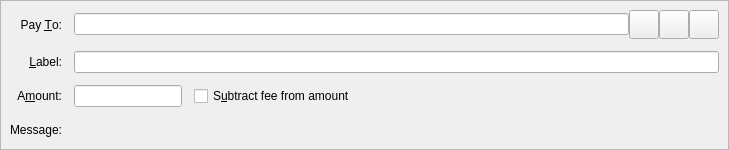
<?xml version="1.0" encoding="UTF-8"?>
<ui version="4.0">
 <class>SendCoinsEntry</class>
 <widget class="QStackedWidget" name="SendCoinsEntry">
  <property name="geometry">
   <rect>
    <x>0</x>
    <y>0</y>
    <width>729</width>
    <height>150</height>
   </rect>
  </property>
  <property name="focusPolicy">
   <enum>Qt::TabFocus</enum>
  </property>
  <property name="autoFillBackground">
   <bool>false</bool>
  </property>
  <widget class="QFrame" name="SendCoins">
   <property name="toolTip">
    <string>This is a normal payment.</string>
   </property>
   <property name="frameShape">
    <enum>QFrame::StyledPanel</enum>
   </property>
   <property name="frameShadow">
    <enum>QFrame::Sunken</enum>
   </property>
   <layout class="QGridLayout" name="gridLayout">
    <property name="spacing">
     <number>12</number>
    </property>
    <item row="0" column="0">
     <widget class="QLabel" name="payToLabel">
      <property name="text">
       <string>Pay &amp;To:</string>
      </property>
      <property name="alignment">
       <set>Qt::AlignRight|Qt::AlignTrailing|Qt::AlignVCenter</set>
      </property>
      <property name="buddy">
       <cstring>payTo</cstring>
      </property>
     </widget>
    </item>
    <item row="0" column="1">
     <layout class="QHBoxLayout" name="payToLayout">
      <property name="spacing">
       <number>0</number>
      </property>
      <item>
       <widget class="QValidatedLineEdit" name="payTo">
        <property name="toolTip">
         <string>The Freecoin address to send the payment to</string>
        </property>
       </widget>
      </item>
      <item>
       <widget class="QToolButton" name="addressBookButton">
        <property name="toolTip">
         <string>Choose previously used address</string>
        </property>
        <property name="text">
         <string/>
        </property>
        <property name="icon">
         <iconset resource="../freecoin.qrc">
          <normaloff>:/icons/address-book</normaloff>:/icons/address-book</iconset>
        </property>
        <property name="iconSize">
         <size>
          <width>22</width>
          <height>22</height>
         </size>
        </property>
        <property name="shortcut">
         <string>Alt+A</string>
        </property>
       </widget>
      </item>
      <item>
       <widget class="QToolButton" name="pasteButton">
        <property name="toolTip">
         <string>Paste address from clipboard</string>
        </property>
        <property name="text">
         <string/>
        </property>
        <property name="icon">
         <iconset resource="../freecoin.qrc">
          <normaloff>:/icons/editpaste</normaloff>:/icons/editpaste</iconset>
        </property>
        <property name="iconSize">
         <size>
          <width>22</width>
          <height>22</height>
         </size>
        </property>
        <property name="shortcut">
         <string>Alt+P</string>
        </property>
       </widget>
      </item>
      <item>
       <widget class="QToolButton" name="deleteButton">
        <property name="toolTip">
         <string>Remove this entry</string>
        </property>
        <property name="text">
         <string/>
        </property>
        <property name="icon">
         <iconset resource="../freecoin.qrc">
          <normaloff>:/icons/remove</normaloff>:/icons/remove</iconset>
        </property>
        <property name="iconSize">
         <size>
          <width>22</width>
          <height>22</height>
         </size>
        </property>
       </widget>
      </item>
     </layout>
    </item>
    <item row="1" column="0">
     <widget class="QLabel" name="labellLabel">
      <property name="text">
       <string>&amp;Label:</string>
      </property>
      <property name="alignment">
       <set>Qt::AlignRight|Qt::AlignTrailing|Qt::AlignVCenter</set>
      </property>
      <property name="buddy">
       <cstring>addAsLabel</cstring>
      </property>
     </widget>
    </item>
    <item row="1" column="1">
     <widget class="QLineEdit" name="addAsLabel">
      <property name="toolTip">
       <string>Enter a label for this address to add it to the list of used addresses</string>
      </property>
     </widget>
    </item>
    <item row="2" column="0">
     <widget class="QLabel" name="amountLabel">
      <property name="text">
       <string>A&amp;mount:</string>
      </property>
      <property name="alignment">
       <set>Qt::AlignRight|Qt::AlignTrailing|Qt::AlignVCenter</set>
      </property>
      <property name="buddy">
       <cstring>payAmount</cstring>
      </property>
     </widget>
    </item>
    <item row="2" column="1">
     <layout class="QHBoxLayout" name="horizontalLayoutAmount" stretch="0,1">
      <item>
       <widget class="FreecoinAmountField" name="payAmount"/>
      </item>
      <item>
       <widget class="QCheckBox" name="checkboxSubtractFeeFromAmount">
        <property name="toolTip">
         <string>The fee will be deducted from the amount being sent. The recipient will receive less freecoins than you enter in the amount field. If multiple recipients are selected, the fee is split equally.</string>
        </property>
        <property name="text">
         <string>S&amp;ubtract fee from amount</string>
        </property>
       </widget>
      </item>
     </layout>
    </item>
    <item row="3" column="0">
     <widget class="QLabel" name="messageLabel">
      <property name="text">
       <string>Message:</string>
      </property>
      <property name="alignment">
       <set>Qt::AlignRight|Qt::AlignTrailing|Qt::AlignVCenter</set>
      </property>
     </widget>
    </item>
    <item row="3" column="1">
     <widget class="QLabel" name="messageTextLabel">
      <property name="toolTip">
       <string>A message that was attached to the freecoin: URI which will be stored with the transaction for your reference. Note: This message will not be sent over the Freecoin network.</string>
      </property>
      <property name="textFormat">
       <enum>Qt::PlainText</enum>
      </property>
     </widget>
    </item>
   </layout>
  </widget>
  <widget class="QFrame" name="SendCoins_InsecurePaymentRequest">
   <property name="palette">
    <palette>
     <active>
      <colorrole role="WindowText">
       <brush brushstyle="SolidPattern">
        <color alpha="255">
         <red>0</red>
         <green>0</green>
         <blue>0</blue>
        </color>
       </brush>
      </colorrole>
      <colorrole role="Button">
       <brush brushstyle="SolidPattern">
        <color alpha="255">
         <red>255</red>
         <green>255</green>
         <blue>127</blue>
        </color>
       </brush>
      </colorrole>
      <colorrole role="Light">
       <brush brushstyle="SolidPattern">
        <color alpha="255">
         <red>255</red>
         <green>255</green>
         <blue>255</blue>
        </color>
       </brush>
      </colorrole>
      <colorrole role="Midlight">
       <brush brushstyle="SolidPattern">
        <color alpha="255">
         <red>255</red>
         <green>255</green>
         <blue>191</blue>
        </color>
       </brush>
      </colorrole>
      <colorrole role="Dark">
       <brush brushstyle="SolidPattern">
        <color alpha="255">
         <red>127</red>
         <green>127</green>
         <blue>63</blue>
        </color>
       </brush>
      </colorrole>
      <colorrole role="Mid">
       <brush brushstyle="SolidPattern">
        <color alpha="255">
         <red>170</red>
         <green>170</green>
         <blue>84</blue>
        </color>
       </brush>
      </colorrole>
      <colorrole role="Text">
       <brush brushstyle="SolidPattern">
        <color alpha="255">
         <red>0</red>
         <green>0</green>
         <blue>0</blue>
        </color>
       </brush>
      </colorrole>
      <colorrole role="BrightText">
       <brush brushstyle="SolidPattern">
        <color alpha="255">
         <red>255</red>
         <green>255</green>
         <blue>255</blue>
        </color>
       </brush>
      </colorrole>
      <colorrole role="ButtonText">
       <brush brushstyle="SolidPattern">
        <color alpha="255">
         <red>0</red>
         <green>0</green>
         <blue>0</blue>
        </color>
       </brush>
      </colorrole>
      <colorrole role="Base">
       <brush brushstyle="SolidPattern">
        <color alpha="255">
         <red>255</red>
         <green>255</green>
         <blue>255</blue>
        </color>
       </brush>
      </colorrole>
      <colorrole role="Window">
       <brush brushstyle="SolidPattern">
        <color alpha="255">
         <red>255</red>
         <green>255</green>
         <blue>127</blue>
        </color>
       </brush>
      </colorrole>
      <colorrole role="Shadow">
       <brush brushstyle="SolidPattern">
        <color alpha="255">
         <red>0</red>
         <green>0</green>
         <blue>0</blue>
        </color>
       </brush>
      </colorrole>
      <colorrole role="AlternateBase">
       <brush brushstyle="SolidPattern">
        <color alpha="255">
         <red>255</red>
         <green>255</green>
         <blue>191</blue>
        </color>
       </brush>
      </colorrole>
      <colorrole role="ToolTipBase">
       <brush brushstyle="SolidPattern">
        <color alpha="255">
         <red>255</red>
         <green>255</green>
         <blue>220</blue>
        </color>
       </brush>
      </colorrole>
      <colorrole role="ToolTipText">
       <brush brushstyle="SolidPattern">
        <color alpha="255">
         <red>0</red>
         <green>0</green>
         <blue>0</blue>
        </color>
       </brush>
      </colorrole>
     </active>
     <inactive>
      <colorrole role="WindowText">
       <brush brushstyle="SolidPattern">
        <color alpha="255">
         <red>0</red>
         <green>0</green>
         <blue>0</blue>
        </color>
       </brush>
      </colorrole>
      <colorrole role="Button">
       <brush brushstyle="SolidPattern">
        <color alpha="255">
         <red>255</red>
         <green>255</green>
         <blue>127</blue>
        </color>
       </brush>
      </colorrole>
      <colorrole role="Light">
       <brush brushstyle="SolidPattern">
        <color alpha="255">
         <red>255</red>
         <green>255</green>
         <blue>255</blue>
        </color>
       </brush>
      </colorrole>
      <colorrole role="Midlight">
       <brush brushstyle="SolidPattern">
        <color alpha="255">
         <red>255</red>
         <green>255</green>
         <blue>191</blue>
        </color>
       </brush>
      </colorrole>
      <colorrole role="Dark">
       <brush brushstyle="SolidPattern">
        <color alpha="255">
         <red>127</red>
         <green>127</green>
         <blue>63</blue>
        </color>
       </brush>
      </colorrole>
      <colorrole role="Mid">
       <brush brushstyle="SolidPattern">
        <color alpha="255">
         <red>170</red>
         <green>170</green>
         <blue>84</blue>
        </color>
       </brush>
      </colorrole>
      <colorrole role="Text">
       <brush brushstyle="SolidPattern">
        <color alpha="255">
         <red>0</red>
         <green>0</green>
         <blue>0</blue>
        </color>
       </brush>
      </colorrole>
      <colorrole role="BrightText">
       <brush brushstyle="SolidPattern">
        <color alpha="255">
         <red>255</red>
         <green>255</green>
         <blue>255</blue>
        </color>
       </brush>
      </colorrole>
      <colorrole role="ButtonText">
       <brush brushstyle="SolidPattern">
        <color alpha="255">
         <red>0</red>
         <green>0</green>
         <blue>0</blue>
        </color>
       </brush>
      </colorrole>
      <colorrole role="Base">
       <brush brushstyle="SolidPattern">
        <color alpha="255">
         <red>255</red>
         <green>255</green>
         <blue>255</blue>
        </color>
       </brush>
      </colorrole>
      <colorrole role="Window">
       <brush brushstyle="SolidPattern">
        <color alpha="255">
         <red>255</red>
         <green>255</green>
         <blue>127</blue>
        </color>
       </brush>
      </colorrole>
      <colorrole role="Shadow">
       <brush brushstyle="SolidPattern">
        <color alpha="255">
         <red>0</red>
         <green>0</green>
         <blue>0</blue>
        </color>
       </brush>
      </colorrole>
      <colorrole role="AlternateBase">
       <brush brushstyle="SolidPattern">
        <color alpha="255">
         <red>255</red>
         <green>255</green>
         <blue>191</blue>
        </color>
       </brush>
      </colorrole>
      <colorrole role="ToolTipBase">
       <brush brushstyle="SolidPattern">
        <color alpha="255">
         <red>255</red>
         <green>255</green>
         <blue>220</blue>
        </color>
       </brush>
      </colorrole>
      <colorrole role="ToolTipText">
       <brush brushstyle="SolidPattern">
        <color alpha="255">
         <red>0</red>
         <green>0</green>
         <blue>0</blue>
        </color>
       </brush>
      </colorrole>
     </inactive>
     <disabled>
      <colorrole role="WindowText">
       <brush brushstyle="SolidPattern">
        <color alpha="255">
         <red>127</red>
         <green>127</green>
         <blue>63</blue>
        </color>
       </brush>
      </colorrole>
      <colorrole role="Button">
       <brush brushstyle="SolidPattern">
        <color alpha="255">
         <red>255</red>
         <green>255</green>
         <blue>127</blue>
        </color>
       </brush>
      </colorrole>
      <colorrole role="Light">
       <brush brushstyle="SolidPattern">
        <color alpha="255">
         <red>255</red>
         <green>255</green>
         <blue>255</blue>
        </color>
       </brush>
      </colorrole>
      <colorrole role="Midlight">
       <brush brushstyle="SolidPattern">
        <color alpha="255">
         <red>255</red>
         <green>255</green>
         <blue>191</blue>
        </color>
       </brush>
      </colorrole>
      <colorrole role="Dark">
       <brush brushstyle="SolidPattern">
        <color alpha="255">
         <red>127</red>
         <green>127</green>
         <blue>63</blue>
        </color>
       </brush>
      </colorrole>
      <colorrole role="Mid">
       <brush brushstyle="SolidPattern">
        <color alpha="255">
         <red>170</red>
         <green>170</green>
         <blue>84</blue>
        </color>
       </brush>
      </colorrole>
      <colorrole role="Text">
       <brush brushstyle="SolidPattern">
        <color alpha="255">
         <red>127</red>
         <green>127</green>
         <blue>63</blue>
        </color>
       </brush>
      </colorrole>
      <colorrole role="BrightText">
       <brush brushstyle="SolidPattern">
        <color alpha="255">
         <red>255</red>
         <green>255</green>
         <blue>255</blue>
        </color>
       </brush>
      </colorrole>
      <colorrole role="ButtonText">
       <brush brushstyle="SolidPattern">
        <color alpha="255">
         <red>127</red>
         <green>127</green>
         <blue>63</blue>
        </color>
       </brush>
      </colorrole>
      <colorrole role="Base">
       <brush brushstyle="SolidPattern">
        <color alpha="255">
         <red>255</red>
         <green>255</green>
         <blue>127</blue>
        </color>
       </brush>
      </colorrole>
      <colorrole role="Window">
       <brush brushstyle="SolidPattern">
        <color alpha="255">
         <red>255</red>
         <green>255</green>
         <blue>127</blue>
        </color>
       </brush>
      </colorrole>
      <colorrole role="Shadow">
       <brush brushstyle="SolidPattern">
        <color alpha="255">
         <red>0</red>
         <green>0</green>
         <blue>0</blue>
        </color>
       </brush>
      </colorrole>
      <colorrole role="AlternateBase">
       <brush brushstyle="SolidPattern">
        <color alpha="255">
         <red>255</red>
         <green>255</green>
         <blue>127</blue>
        </color>
       </brush>
      </colorrole>
      <colorrole role="ToolTipBase">
       <brush brushstyle="SolidPattern">
        <color alpha="255">
         <red>255</red>
         <green>255</green>
         <blue>220</blue>
        </color>
       </brush>
      </colorrole>
      <colorrole role="ToolTipText">
       <brush brushstyle="SolidPattern">
        <color alpha="255">
         <red>0</red>
         <green>0</green>
         <blue>0</blue>
        </color>
       </brush>
      </colorrole>
     </disabled>
    </palette>
   </property>
   <property name="toolTip">
    <string>This is an unverified payment request.</string>
   </property>
   <property name="autoFillBackground">
    <bool>true</bool>
   </property>
   <property name="frameShape">
    <enum>QFrame::StyledPanel</enum>
   </property>
   <property name="frameShadow">
    <enum>QFrame::Sunken</enum>
   </property>
   <layout class="QGridLayout" name="gridLayout_is">
    <property name="spacing">
     <number>12</number>
    </property>
    <item row="0" column="0">
     <widget class="QLabel" name="payToLabel_is">
      <property name="text">
       <string>Pay To:</string>
      </property>
      <property name="alignment">
       <set>Qt::AlignRight|Qt::AlignTrailing|Qt::AlignVCenter</set>
      </property>
     </widget>
    </item>
    <item row="0" column="1">
     <layout class="QHBoxLayout" name="payToLayout_is">
      <property name="spacing">
       <number>0</number>
      </property>
      <item>
       <widget class="QLabel" name="payTo_is"/>
      </item>
      <item>
       <widget class="QToolButton" name="deleteButton_is">
        <property name="toolTip">
         <string>Remove this entry</string>
        </property>
        <property name="text">
         <string/>
        </property>
        <property name="icon">
         <iconset resource="../freecoin.qrc">
          <normaloff>:/icons/remove</normaloff>:/icons/remove</iconset>
        </property>
       </widget>
      </item>
     </layout>
    </item>
    <item row="1" column="0">
     <widget class="QLabel" name="memoLabel_is">
      <property name="text">
       <string>Memo:</string>
      </property>
      <property name="alignment">
       <set>Qt::AlignRight|Qt::AlignTrailing|Qt::AlignVCenter</set>
      </property>
     </widget>
    </item>
    <item row="1" column="1">
     <widget class="QLabel" name="memoTextLabel_is">
      <property name="textFormat">
       <enum>Qt::PlainText</enum>
      </property>
     </widget>
    </item>
    <item row="2" column="0">
     <widget class="QLabel" name="amountLabel_is">
      <property name="text">
       <string>A&amp;mount:</string>
      </property>
      <property name="alignment">
       <set>Qt::AlignRight|Qt::AlignTrailing|Qt::AlignVCenter</set>
      </property>
      <property name="buddy">
       <cstring>payAmount_is</cstring>
      </property>
     </widget>
    </item>
    <item row="2" column="1">
     <widget class="FreecoinAmountField" name="payAmount_is">
      <property name="acceptDrops">
       <bool>false</bool>
      </property>
     </widget>
    </item>
   </layout>
  </widget>
  <widget class="QFrame" name="SendCoins_SecurePaymentRequest">
   <property name="palette">
    <palette>
     <active>
      <colorrole role="WindowText">
       <brush brushstyle="SolidPattern">
        <color alpha="255">
         <red>0</red>
         <green>0</green>
         <blue>0</blue>
        </color>
       </brush>
      </colorrole>
      <colorrole role="Button">
       <brush brushstyle="SolidPattern">
        <color alpha="255">
         <red>140</red>
         <green>232</green>
         <blue>119</blue>
        </color>
       </brush>
      </colorrole>
      <colorrole role="Light">
       <brush brushstyle="SolidPattern">
        <color alpha="255">
         <red>230</red>
         <green>255</green>
         <blue>224</blue>
        </color>
       </brush>
      </colorrole>
      <colorrole role="Midlight">
       <brush brushstyle="SolidPattern">
        <color alpha="255">
         <red>185</red>
         <green>243</green>
         <blue>171</blue>
        </color>
       </brush>
      </colorrole>
      <colorrole role="Dark">
       <brush brushstyle="SolidPattern">
        <color alpha="255">
         <red>70</red>
         <green>116</green>
         <blue>59</blue>
        </color>
       </brush>
      </colorrole>
      <colorrole role="Mid">
       <brush brushstyle="SolidPattern">
        <color alpha="255">
         <red>93</red>
         <green>155</green>
         <blue>79</blue>
        </color>
       </brush>
      </colorrole>
      <colorrole role="Text">
       <brush brushstyle="SolidPattern">
        <color alpha="255">
         <red>0</red>
         <green>0</green>
         <blue>0</blue>
        </color>
       </brush>
      </colorrole>
      <colorrole role="BrightText">
       <brush brushstyle="SolidPattern">
        <color alpha="255">
         <red>155</red>
         <green>255</green>
         <blue>147</blue>
        </color>
       </brush>
      </colorrole>
      <colorrole role="ButtonText">
       <brush brushstyle="SolidPattern">
        <color alpha="255">
         <red>0</red>
         <green>0</green>
         <blue>0</blue>
        </color>
       </brush>
      </colorrole>
      <colorrole role="Base">
       <brush brushstyle="SolidPattern">
        <color alpha="255">
         <red>119</red>
         <green>255</green>
         <blue>233</blue>
        </color>
       </brush>
      </colorrole>
      <colorrole role="Window">
       <brush brushstyle="SolidPattern">
        <color alpha="255">
         <red>140</red>
         <green>232</green>
         <blue>119</blue>
        </color>
       </brush>
      </colorrole>
      <colorrole role="Shadow">
       <brush brushstyle="SolidPattern">
        <color alpha="255">
         <red>0</red>
         <green>0</green>
         <blue>0</blue>
        </color>
       </brush>
      </colorrole>
      <colorrole role="AlternateBase">
       <brush brushstyle="SolidPattern">
        <color alpha="255">
         <red>197</red>
         <green>243</green>
         <blue>187</blue>
        </color>
       </brush>
      </colorrole>
      <colorrole role="NoRole">
       <brush brushstyle="SolidPattern">
        <color alpha="255">
         <red>125</red>
         <green>194</green>
         <blue>122</blue>
        </color>
       </brush>
      </colorrole>
      <colorrole role="ToolTipBase">
       <brush brushstyle="SolidPattern">
        <color alpha="255">
         <red>255</red>
         <green>255</green>
         <blue>220</blue>
        </color>
       </brush>
      </colorrole>
      <colorrole role="ToolTipText">
       <brush brushstyle="SolidPattern">
        <color alpha="255">
         <red>0</red>
         <green>0</green>
         <blue>0</blue>
        </color>
       </brush>
      </colorrole>
     </active>
     <inactive>
      <colorrole role="WindowText">
       <brush brushstyle="SolidPattern">
        <color alpha="255">
         <red>0</red>
         <green>0</green>
         <blue>0</blue>
        </color>
       </brush>
      </colorrole>
      <colorrole role="Button">
       <brush brushstyle="SolidPattern">
        <color alpha="255">
         <red>140</red>
         <green>232</green>
         <blue>119</blue>
        </color>
       </brush>
      </colorrole>
      <colorrole role="Light">
       <brush brushstyle="SolidPattern">
        <color alpha="255">
         <red>230</red>
         <green>255</green>
         <blue>224</blue>
        </color>
       </brush>
      </colorrole>
      <colorrole role="Midlight">
       <brush brushstyle="SolidPattern">
        <color alpha="255">
         <red>185</red>
         <green>243</green>
         <blue>171</blue>
        </color>
       </brush>
      </colorrole>
      <colorrole role="Dark">
       <brush brushstyle="SolidPattern">
        <color alpha="255">
         <red>70</red>
         <green>116</green>
         <blue>59</blue>
        </color>
       </brush>
      </colorrole>
      <colorrole role="Mid">
       <brush brushstyle="SolidPattern">
        <color alpha="255">
         <red>93</red>
         <green>155</green>
         <blue>79</blue>
        </color>
       </brush>
      </colorrole>
      <colorrole role="Text">
       <brush brushstyle="SolidPattern">
        <color alpha="255">
         <red>0</red>
         <green>0</green>
         <blue>0</blue>
        </color>
       </brush>
      </colorrole>
      <colorrole role="BrightText">
       <brush brushstyle="SolidPattern">
        <color alpha="255">
         <red>155</red>
         <green>255</green>
         <blue>147</blue>
        </color>
       </brush>
      </colorrole>
      <colorrole role="ButtonText">
       <brush brushstyle="SolidPattern">
        <color alpha="255">
         <red>0</red>
         <green>0</green>
         <blue>0</blue>
        </color>
       </brush>
      </colorrole>
      <colorrole role="Base">
       <brush brushstyle="SolidPattern">
        <color alpha="255">
         <red>119</red>
         <green>255</green>
         <blue>233</blue>
        </color>
       </brush>
      </colorrole>
      <colorrole role="Window">
       <brush brushstyle="SolidPattern">
        <color alpha="255">
         <red>140</red>
         <green>232</green>
         <blue>119</blue>
        </color>
       </brush>
      </colorrole>
      <colorrole role="Shadow">
       <brush brushstyle="SolidPattern">
        <color alpha="255">
         <red>0</red>
         <green>0</green>
         <blue>0</blue>
        </color>
       </brush>
      </colorrole>
      <colorrole role="AlternateBase">
       <brush brushstyle="SolidPattern">
        <color alpha="255">
         <red>197</red>
         <green>243</green>
         <blue>187</blue>
        </color>
       </brush>
      </colorrole>
      <colorrole role="NoRole">
       <brush brushstyle="SolidPattern">
        <color alpha="255">
         <red>125</red>
         <green>194</green>
         <blue>122</blue>
        </color>
       </brush>
      </colorrole>
      <colorrole role="ToolTipBase">
       <brush brushstyle="SolidPattern">
        <color alpha="255">
         <red>255</red>
         <green>255</green>
         <blue>220</blue>
        </color>
       </brush>
      </colorrole>
      <colorrole role="ToolTipText">
       <brush brushstyle="SolidPattern">
        <color alpha="255">
         <red>0</red>
         <green>0</green>
         <blue>0</blue>
        </color>
       </brush>
      </colorrole>
     </inactive>
     <disabled>
      <colorrole role="WindowText">
       <brush brushstyle="SolidPattern">
        <color alpha="255">
         <red>70</red>
         <green>116</green>
         <blue>59</blue>
        </color>
       </brush>
      </colorrole>
      <colorrole role="Button">
       <brush brushstyle="SolidPattern">
        <color alpha="255">
         <red>140</red>
         <green>232</green>
         <blue>119</blue>
        </color>
       </brush>
      </colorrole>
      <colorrole role="Light">
       <brush brushstyle="SolidPattern">
        <color alpha="255">
         <red>230</red>
         <green>255</green>
         <blue>224</blue>
        </color>
       </brush>
      </colorrole>
      <colorrole role="Midlight">
       <brush brushstyle="SolidPattern">
        <color alpha="255">
         <red>185</red>
         <green>243</green>
         <blue>171</blue>
        </color>
       </brush>
      </colorrole>
      <colorrole role="Dark">
       <brush brushstyle="SolidPattern">
        <color alpha="255">
         <red>70</red>
         <green>116</green>
         <blue>59</blue>
        </color>
       </brush>
      </colorrole>
      <colorrole role="Mid">
       <brush brushstyle="SolidPattern">
        <color alpha="255">
         <red>93</red>
         <green>155</green>
         <blue>79</blue>
        </color>
       </brush>
      </colorrole>
      <colorrole role="Text">
       <brush brushstyle="SolidPattern">
        <color alpha="255">
         <red>70</red>
         <green>116</green>
         <blue>59</blue>
        </color>
       </brush>
      </colorrole>
      <colorrole role="BrightText">
       <brush brushstyle="SolidPattern">
        <color alpha="255">
         <red>155</red>
         <green>255</green>
         <blue>147</blue>
        </color>
       </brush>
      </colorrole>
      <colorrole role="ButtonText">
       <brush brushstyle="SolidPattern">
        <color alpha="255">
         <red>70</red>
         <green>116</green>
         <blue>59</blue>
        </color>
       </brush>
      </colorrole>
      <colorrole role="Base">
       <brush brushstyle="SolidPattern">
        <color alpha="255">
         <red>140</red>
         <green>232</green>
         <blue>119</blue>
        </color>
       </brush>
      </colorrole>
      <colorrole role="Window">
       <brush brushstyle="SolidPattern">
        <color alpha="255">
         <red>140</red>
         <green>232</green>
         <blue>119</blue>
        </color>
       </brush>
      </colorrole>
      <colorrole role="Shadow">
       <brush brushstyle="SolidPattern">
        <color alpha="255">
         <red>0</red>
         <green>0</green>
         <blue>0</blue>
        </color>
       </brush>
      </colorrole>
      <colorrole role="AlternateBase">
       <brush brushstyle="SolidPattern">
        <color alpha="255">
         <red>140</red>
         <green>232</green>
         <blue>119</blue>
        </color>
       </brush>
      </colorrole>
      <colorrole role="NoRole">
       <brush brushstyle="SolidPattern">
        <color alpha="255">
         <red>125</red>
         <green>194</green>
         <blue>122</blue>
        </color>
       </brush>
      </colorrole>
      <colorrole role="ToolTipBase">
       <brush brushstyle="SolidPattern">
        <color alpha="255">
         <red>255</red>
         <green>255</green>
         <blue>220</blue>
        </color>
       </brush>
      </colorrole>
      <colorrole role="ToolTipText">
       <brush brushstyle="SolidPattern">
        <color alpha="255">
         <red>0</red>
         <green>0</green>
         <blue>0</blue>
        </color>
       </brush>
      </colorrole>
     </disabled>
    </palette>
   </property>
   <property name="toolTip">
    <string>This is a verified payment request.</string>
   </property>
   <property name="autoFillBackground">
    <bool>true</bool>
   </property>
   <property name="frameShape">
    <enum>QFrame::StyledPanel</enum>
   </property>
   <property name="frameShadow">
    <enum>QFrame::Sunken</enum>
   </property>
   <layout class="QGridLayout" name="gridLayout_s">
    <property name="spacing">
     <number>12</number>
    </property>
    <item row="0" column="0">
     <widget class="QLabel" name="payToLabel_s">
      <property name="text">
       <string>Pay To:</string>
      </property>
      <property name="alignment">
       <set>Qt::AlignRight|Qt::AlignTrailing|Qt::AlignVCenter</set>
      </property>
     </widget>
    </item>
    <item row="0" column="1">
     <layout class="QHBoxLayout" name="payToLayout_s">
      <property name="spacing">
       <number>0</number>
      </property>
      <item>
       <widget class="QLabel" name="payTo_s">
        <property name="textFormat">
         <enum>Qt::PlainText</enum>
        </property>
       </widget>
      </item>
      <item>
       <widget class="QToolButton" name="deleteButton_s">
        <property name="toolTip">
         <string>Remove this entry</string>
        </property>
        <property name="text">
         <string/>
        </property>
        <property name="icon">
         <iconset resource="../freecoin.qrc">
          <normaloff>:/icons/remove</normaloff>:/icons/remove</iconset>
        </property>
       </widget>
      </item>
     </layout>
    </item>
    <item row="1" column="0">
     <widget class="QLabel" name="memoLabel_s">
      <property name="text">
       <string>Memo:</string>
      </property>
      <property name="alignment">
       <set>Qt::AlignRight|Qt::AlignTrailing|Qt::AlignVCenter</set>
      </property>
     </widget>
    </item>
    <item row="1" column="1">
     <widget class="QLabel" name="memoTextLabel_s">
      <property name="textFormat">
       <enum>Qt::PlainText</enum>
      </property>
     </widget>
    </item>
    <item row="2" column="0">
     <widget class="QLabel" name="amountLabel_s">
      <property name="text">
       <string>A&amp;mount:</string>
      </property>
      <property name="alignment">
       <set>Qt::AlignRight|Qt::AlignTrailing|Qt::AlignVCenter</set>
      </property>
      <property name="buddy">
       <cstring>payAmount_s</cstring>
      </property>
     </widget>
    </item>
    <item row="2" column="1">
     <widget class="FreecoinAmountField" name="payAmount_s">
      <property name="acceptDrops">
       <bool>false</bool>
      </property>
     </widget>
    </item>
   </layout>
  </widget>
 </widget>
 <customwidgets>
  <customwidget>
   <class>QValidatedLineEdit</class>
   <extends>QLineEdit</extends>
   <header>qvalidatedlineedit.h</header>
  </customwidget>
  <customwidget>
   <class>FreecoinAmountField</class>
   <extends>QLineEdit</extends>
   <header>freecoinamountfield.h</header>
  </customwidget>
 </customwidgets>
 <tabstops>
  <tabstop>payTo</tabstop>
  <tabstop>addressBookButton</tabstop>
  <tabstop>pasteButton</tabstop>
  <tabstop>deleteButton</tabstop>
  <tabstop>addAsLabel</tabstop>
  <tabstop>payAmount</tabstop>
  <tabstop>payAmount_is</tabstop>
  <tabstop>deleteButton_is</tabstop>
  <tabstop>payAmount_s</tabstop>
  <tabstop>deleteButton_s</tabstop>
 </tabstops>
 <resources>
  <include location="../freecoin.qrc"/>
 </resources>
 <connections/>
</ui>
